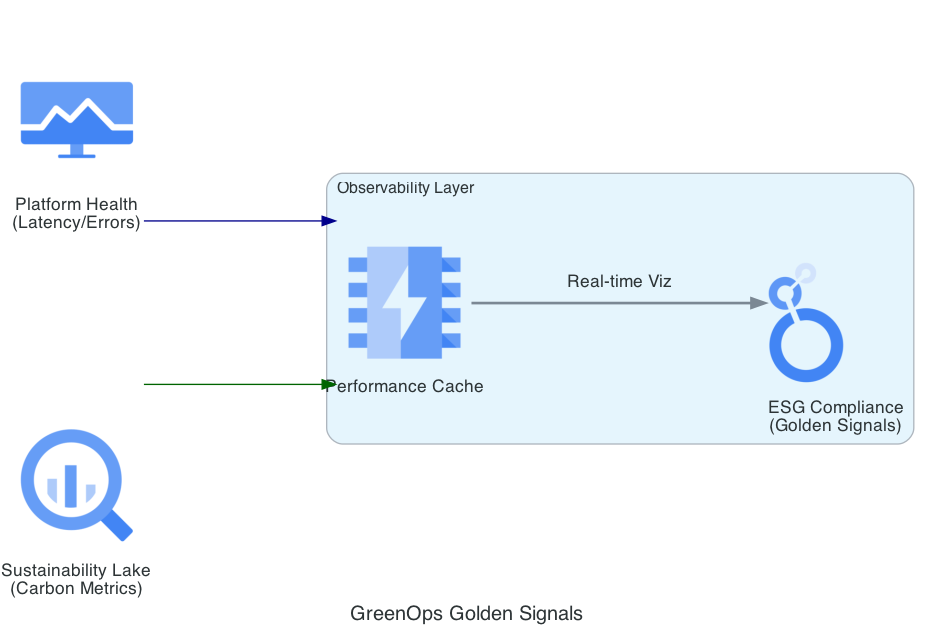

This chart was generated by the following Python code:
from diagrams import Diagram, Cluster, Edge
from diagrams.gcp.analytics import BigQuery, Looker
from diagrams.gcp.operations import Monitoring
from diagrams.gcp.database import Memorystore

graph_attr = {
    "pad": "0.1",
    "nodesep": "1.5",
    "ranksep": "2.0",
    "bgcolor": "transparent"
}

with Diagram("GreenOps Golden Signals", show=False, filename="golden_signals", direction="LR", graph_attr=graph_attr):
    
    metrics = Monitoring("Platform Health\n(Latency/Errors)")
    lake = BigQuery("Sustainability Lake\n(Carbon Metrics)")
    
    with Cluster("Observability Layer"):
        cache = Memorystore("Performance Cache")
        dashboard = Looker("ESG Compliance\n(Golden Signals)")

    # Flow
    metrics >> Edge(color="darkblue") >> cache
    lake >> Edge(color="darkgreen") >> cache
    cache >> Edge(label="Real-time Viz", style="bold") >> dashboard
